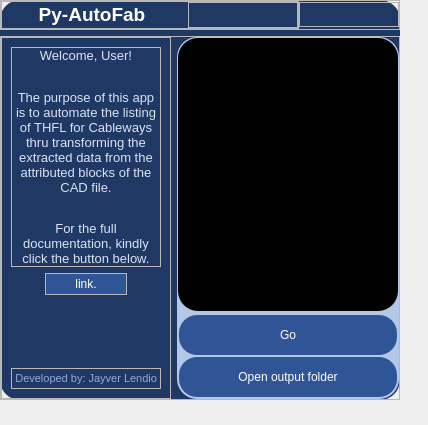
<?xml version="1.0" encoding="UTF-8"?>
<ui version="4.0">
 <class>MainWindow</class>
 <widget class="QMainWindow" name="MainWindow">
  <property name="geometry">
   <rect>
    <x>0</x>
    <y>0</y>
    <width>428</width>
    <height>425</height>
   </rect>
  </property>
  <property name="sizePolicy">
   <sizepolicy hsizetype="Preferred" vsizetype="Preferred">
    <horstretch>0</horstretch>
    <verstretch>0</verstretch>
   </sizepolicy>
  </property>
  <property name="minimumSize">
   <size>
    <width>0</width>
    <height>0</height>
   </size>
  </property>
  <property name="maximumSize">
   <size>
    <width>16777215</width>
    <height>16777215</height>
   </size>
  </property>
  <property name="windowTitle">
   <string>MainWindow</string>
  </property>
  <property name="styleSheet">
   <string notr="true"/>
  </property>
  <widget class="QWidget" name="frame_main">
   <property name="minimumSize">
    <size>
     <width>400</width>
     <height>400</height>
    </size>
   </property>
   <property name="maximumSize">
    <size>
     <width>400</width>
     <height>400</height>
    </size>
   </property>
   <property name="styleSheet">
    <string notr="true">QWidget#frame_main{
background-color: rgb(32, 56, 100);
color: rgb(255, 255, 255);
border-radius: 20px;	
}



QPushButton {
	background-color: #2F5597;
	border-radius: 18px;	
	padding: 5px;
	color: rgb(255, 255, 255);
}
 
QPushButton:hover {
	background-color: #ff00ff;
}
 

QPushButton:pressed {
	background-color: #ff007f;
}

QLabel{
	border: 0px;	
}


</string>
   </property>
   <layout class="QVBoxLayout" name="verticalLayout">
    <property name="leftMargin">
     <number>0</number>
    </property>
    <property name="topMargin">
     <number>0</number>
    </property>
    <property name="rightMargin">
     <number>0</number>
    </property>
    <property name="bottomMargin">
     <number>0</number>
    </property>
    <item>
     <widget class="QFrame" name="frm_header">
      <property name="sizePolicy">
       <sizepolicy hsizetype="Preferred" vsizetype="Fixed">
        <horstretch>0</horstretch>
        <verstretch>0</verstretch>
       </sizepolicy>
      </property>
      <property name="minimumSize">
       <size>
        <width>0</width>
        <height>30</height>
       </size>
      </property>
      <property name="maximumSize">
       <size>
        <width>16777215</width>
        <height>30</height>
       </size>
      </property>
      <property name="cursor">
       <cursorShape>SizeAllCursor</cursorShape>
      </property>
      <property name="layoutDirection">
       <enum>Qt::LeftToRight</enum>
      </property>
      <property name="frameShape">
       <enum>QFrame::StyledPanel</enum>
      </property>
      <property name="frameShadow">
       <enum>QFrame::Raised</enum>
      </property>
      <layout class="QGridLayout" name="gridLayout">
       <property name="leftMargin">
        <number>0</number>
       </property>
       <property name="topMargin">
        <number>0</number>
       </property>
       <property name="rightMargin">
        <number>0</number>
       </property>
       <property name="bottomMargin">
        <number>0</number>
       </property>
       <property name="spacing">
        <number>0</number>
       </property>
       <item row="0" column="0">
        <widget class="QFrame" name="frm_header_title">
         <property name="frameShape">
          <enum>QFrame::StyledPanel</enum>
         </property>
         <property name="frameShadow">
          <enum>QFrame::Raised</enum>
         </property>
         <layout class="QHBoxLayout" name="horizontalLayout_3">
          <property name="leftMargin">
           <number>0</number>
          </property>
          <property name="topMargin">
           <number>0</number>
          </property>
          <property name="rightMargin">
           <number>0</number>
          </property>
          <property name="bottomMargin">
           <number>0</number>
          </property>
          <item>
           <widget class="QLabel" name="title_header">
            <property name="font">
             <font>
              <pointsize>18</pointsize>
              <bold>true</bold>
             </font>
            </property>
            <property name="text">
             <string>&lt;html&gt;&lt;head/&gt;&lt;body&gt;&lt;p align=&quot;center&quot;&gt;&lt;span style=&quot; font-size:14pt; color:#ffffff;&quot;&gt;Py-AutoFab&lt;/span&gt;&lt;/p&gt;&lt;/body&gt;&lt;/html&gt;</string>
            </property>
           </widget>
          </item>
          <item>
           <widget class="QFrame" name="frm_dummy">
            <property name="maximumSize">
             <size>
              <width>110</width>
              <height>16777215</height>
             </size>
            </property>
            <property name="frameShape">
             <enum>QFrame::StyledPanel</enum>
            </property>
            <property name="frameShadow">
             <enum>QFrame::Raised</enum>
            </property>
           </widget>
          </item>
         </layout>
        </widget>
       </item>
       <item row="0" column="1" alignment="Qt::AlignVCenter">
        <widget class="QFrame" name="frm_header_buttons">
         <property name="maximumSize">
          <size>
           <width>100</width>
           <height>16777215</height>
          </size>
         </property>
         <property name="layoutDirection">
          <enum>Qt::LeftToRight</enum>
         </property>
         <property name="styleSheet">
          <string notr="true">
QPushButton {
	background-color: #203864;
	border-radius: 7px;	
	padding: 3px;
	selection-color: rgb(32, 56, 100);
}
 
QPushButton:hover {
	background-color: #ff00ff;
}
 

QPushButton:pressed {
	background-color: #ff007f;
}

QLabel{
	border: 0px;	
}</string>
         </property>
         <property name="frameShape">
          <enum>QFrame::StyledPanel</enum>
         </property>
         <property name="frameShadow">
          <enum>QFrame::Raised</enum>
         </property>
         <layout class="QHBoxLayout" name="horizontalLayout_2">
          <property name="spacing">
           <number>0</number>
          </property>
          <property name="leftMargin">
           <number>40</number>
          </property>
          <property name="topMargin">
           <number>3</number>
          </property>
          <property name="rightMargin">
           <number>0</number>
          </property>
          <property name="bottomMargin">
           <number>0</number>
          </property>
          <item alignment="Qt::AlignRight">
           <widget class="QPushButton" name="btn_minimize">
            <property name="maximumSize">
             <size>
              <width>30</width>
              <height>30</height>
             </size>
            </property>
            <property name="cursor">
             <cursorShape>PointingHandCursor</cursorShape>
            </property>
            <property name="text">
             <string/>
            </property>
            <property name="icon">
             <iconset>
              <normaloff>:/icons/images/svg_icons/icon_minimize.svg</normaloff>:/icons/images/svg_icons/icon_minimize.svg</iconset>
            </property>
           </widget>
          </item>
          <item alignment="Qt::AlignRight">
           <widget class="QPushButton" name="btn_close">
            <property name="maximumSize">
             <size>
              <width>30</width>
              <height>30</height>
             </size>
            </property>
            <property name="cursor">
             <cursorShape>PointingHandCursor</cursorShape>
            </property>
            <property name="text">
             <string/>
            </property>
            <property name="icon">
             <iconset>
              <normaloff>:/icons/images/svg_icons/icon_close.svg</normaloff>:/icons/images/svg_icons/icon_close.svg</iconset>
            </property>
           </widget>
          </item>
         </layout>
        </widget>
       </item>
      </layout>
     </widget>
    </item>
    <item>
     <widget class="QFrame" name="frm_body">
      <property name="minimumSize">
       <size>
        <width>0</width>
        <height>0</height>
       </size>
      </property>
      <property name="maximumSize">
       <size>
        <width>16777215</width>
        <height>16777215</height>
       </size>
      </property>
      <property name="frameShape">
       <enum>QFrame::StyledPanel</enum>
      </property>
      <property name="frameShadow">
       <enum>QFrame::Raised</enum>
      </property>
      <layout class="QHBoxLayout" name="horizontalLayout">
       <property name="leftMargin">
        <number>0</number>
       </property>
       <property name="topMargin">
        <number>0</number>
       </property>
       <property name="rightMargin">
        <number>0</number>
       </property>
       <property name="bottomMargin">
        <number>0</number>
       </property>
       <item>
        <widget class="QFrame" name="frm_left">
         <property name="sizePolicy">
          <sizepolicy hsizetype="Fixed" vsizetype="Preferred">
           <horstretch>0</horstretch>
           <verstretch>0</verstretch>
          </sizepolicy>
         </property>
         <property name="minimumSize">
          <size>
           <width>170</width>
           <height>0</height>
          </size>
         </property>
         <property name="frameShape">
          <enum>QFrame::StyledPanel</enum>
         </property>
         <property name="frameShadow">
          <enum>QFrame::Raised</enum>
         </property>
         <layout class="QVBoxLayout" name="verticalLayout_3">
          <item>
           <widget class="QFrame" name="frm_welcome">
            <property name="minimumSize">
             <size>
              <width>0</width>
              <height>0</height>
             </size>
            </property>
            <property name="maximumSize">
             <size>
              <width>16777215</width>
              <height>16777215</height>
             </size>
            </property>
            <property name="frameShape">
             <enum>QFrame::StyledPanel</enum>
            </property>
            <property name="frameShadow">
             <enum>QFrame::Raised</enum>
            </property>
            <layout class="QVBoxLayout" name="verticalLayout_4">
             <property name="spacing">
              <number>0</number>
             </property>
             <property name="leftMargin">
              <number>0</number>
             </property>
             <property name="topMargin">
              <number>0</number>
             </property>
             <property name="rightMargin">
              <number>0</number>
             </property>
             <property name="bottomMargin">
              <number>0</number>
             </property>
             <item>
              <widget class="QLabel" name="lbl_welcome">
               <property name="sizePolicy">
                <sizepolicy hsizetype="Ignored" vsizetype="Preferred">
                 <horstretch>0</horstretch>
                 <verstretch>0</verstretch>
                </sizepolicy>
               </property>
               <property name="minimumSize">
                <size>
                 <width>0</width>
                 <height>0</height>
                </size>
               </property>
               <property name="maximumSize">
                <size>
                 <width>16777215</width>
                 <height>16777215</height>
                </size>
               </property>
               <property name="styleSheet">
                <string notr="true">color: rgb(218, 227, 243);</string>
               </property>
               <property name="text">
                <string>&lt;html&gt;&lt;head/&gt;&lt;body&gt;&lt;p align=&quot;center&quot;&gt;&lt;span style=&quot; font-family:'Calibri'; font-size:10pt; color:#dae3f3;&quot;&gt;Welcome, User!&lt;/span&gt;&lt;/p&gt;&lt;p align=&quot;center&quot;&gt;&lt;span style=&quot; font-size:10pt; color:#dae3f3;&quot;&gt;&lt;br/&gt;&lt;/span&gt;&lt;span style=&quot; font-family:'Calibri'; font-size:10pt; color:#dae3f3;&quot;&gt;The purpose of this app is to automate the listing of THFL for Cableways thru transforming the extracted data from the attributed blocks of the CAD file.&lt;/span&gt;&lt;span style=&quot; color:#dae3f3;&quot;&gt;&lt;br/&gt;&lt;/span&gt;&lt;/p&gt;&lt;p align=&quot;center&quot;&gt;&lt;span style=&quot; font-family:'Calibri'; font-size:10pt; color:#dae3f3;&quot;&gt;For the full documentation, kindly click the button below.&lt;/span&gt;&lt;/p&gt;&lt;/body&gt;&lt;/html&gt;</string>
               </property>
               <property name="wordWrap">
                <bool>true</bool>
               </property>
              </widget>
             </item>
            </layout>
           </widget>
          </item>
          <item alignment="Qt::AlignHCenter|Qt::AlignVCenter">
           <widget class="QFrame" name="frm_link_btn">
            <property name="sizePolicy">
             <sizepolicy hsizetype="Preferred" vsizetype="Preferred">
              <horstretch>0</horstretch>
              <verstretch>0</verstretch>
             </sizepolicy>
            </property>
            <property name="frameShape">
             <enum>QFrame::StyledPanel</enum>
            </property>
            <property name="frameShadow">
             <enum>QFrame::Raised</enum>
            </property>
            <layout class="QVBoxLayout" name="verticalLayout_5">
             <property name="leftMargin">
              <number>0</number>
             </property>
             <property name="topMargin">
              <number>0</number>
             </property>
             <property name="rightMargin">
              <number>0</number>
             </property>
             <property name="bottomMargin">
              <number>0</number>
             </property>
             <item>
              <widget class="QPushButton" name="btn_docum_link">
               <property name="sizePolicy">
                <sizepolicy hsizetype="Fixed" vsizetype="Fixed">
                 <horstretch>0</horstretch>
                 <verstretch>0</verstretch>
                </sizepolicy>
               </property>
               <property name="minimumSize">
                <size>
                 <width>80</width>
                 <height>20</height>
                </size>
               </property>
               <property name="maximumSize">
                <size>
                 <width>40</width>
                 <height>20</height>
                </size>
               </property>
               <property name="cursor">
                <cursorShape>PointingHandCursor</cursorShape>
               </property>
               <property name="styleSheet">
                <string notr="true">QPushButton#btn_docum_link {
	background-color: #2F5597;
	border-radius: 8px;	
	padding: 2px;
	color: rgb(255, 255, 255);
}


QPushButton:hover#btn_docum_link {
	background-color: #ff00ff;
}
 

QPushButton:pressed#btn_docum_link{
	background-color: #ff007f;
}



color: rgb(218, 227, 243);</string>
               </property>
               <property name="text">
                <string>link.</string>
               </property>
              </widget>
             </item>
            </layout>
           </widget>
          </item>
          <item>
           <widget class="QFrame" name="frm_status">
            <property name="maximumSize">
             <size>
              <width>16777215</width>
              <height>0</height>
             </size>
            </property>
            <property name="styleSheet">
             <string notr="true">color: rgb(255, 255, 255);</string>
            </property>
            <property name="frameShape">
             <enum>QFrame::StyledPanel</enum>
            </property>
            <property name="frameShadow">
             <enum>QFrame::Raised</enum>
            </property>
            <layout class="QVBoxLayout" name="verticalLayout_8">
             <item>
              <widget class="QLabel" name="label_2">
               <property name="text">
                <string>Input Verification</string>
               </property>
              </widget>
             </item>
             <item>
              <widget class="QLabel" name="label_3">
               <property name="text">
                <string>Tray &amp; Bracket</string>
               </property>
              </widget>
             </item>
             <item>
              <widget class="QLabel" name="label_5">
               <property name="text">
                <string>Hanger</string>
               </property>
              </widget>
             </item>
             <item>
              <widget class="QLabel" name="label_4">
               <property name="text">
                <string>Merging</string>
               </property>
              </widget>
             </item>
             <item>
              <widget class="QLabel" name="label">
               <property name="text">
                <string>THFL</string>
               </property>
              </widget>
             </item>
             <item>
              <widget class="QLabel" name="label_7">
               <property name="text">
                <string>Material List</string>
               </property>
              </widget>
             </item>
            </layout>
           </widget>
          </item>
          <item>
           <widget class="QFrame" name="frm_verif">
            <property name="maximumSize">
             <size>
              <width>16777215</width>
              <height>0</height>
             </size>
            </property>
            <property name="styleSheet">
             <string notr="true">color: rgb(255, 255, 255);</string>
            </property>
            <property name="frameShape">
             <enum>QFrame::StyledPanel</enum>
            </property>
            <property name="frameShadow">
             <enum>QFrame::Raised</enum>
            </property>
            <layout class="QVBoxLayout" name="verticalLayout_9">
             <item>
              <widget class="QLabel" name="lbl_verification_return">
               <property name="text">
                <string>Input Verification Return</string>
               </property>
               <property name="alignment">
                <set>Qt::AlignCenter</set>
               </property>
               <property name="wordWrap">
                <bool>true</bool>
               </property>
              </widget>
             </item>
            </layout>
           </widget>
          </item>
          <item>
           <spacer name="verticalSpacer">
            <property name="orientation">
             <enum>Qt::Vertical</enum>
            </property>
            <property name="sizeHint" stdset="0">
             <size>
              <width>20</width>
              <height>212</height>
             </size>
            </property>
           </spacer>
          </item>
          <item>
           <widget class="QFrame" name="frm_footer">
            <property name="sizePolicy">
             <sizepolicy hsizetype="Preferred" vsizetype="Fixed">
              <horstretch>0</horstretch>
              <verstretch>0</verstretch>
             </sizepolicy>
            </property>
            <property name="frameShape">
             <enum>QFrame::StyledPanel</enum>
            </property>
            <property name="frameShadow">
             <enum>QFrame::Raised</enum>
            </property>
            <layout class="QVBoxLayout" name="verticalLayout_6">
             <property name="leftMargin">
              <number>3</number>
             </property>
             <property name="topMargin">
              <number>3</number>
             </property>
             <property name="rightMargin">
              <number>3</number>
             </property>
             <property name="bottomMargin">
              <number>3</number>
             </property>
             <item>
              <widget class="QLabel" name="lbl_footer">
               <property name="styleSheet">
                <string notr="true">color: rgb(143, 170, 220);</string>
               </property>
               <property name="text">
                <string>&lt;html&gt;&lt;head/&gt;&lt;body&gt;&lt;p align=&quot;right&quot;&gt;&lt;span style=&quot; font-size:8pt;&quot;&gt;Developed by: Jayver Lendio&lt;/span&gt;&lt;/p&gt;&lt;/body&gt;&lt;/html&gt;</string>
               </property>
              </widget>
             </item>
            </layout>
           </widget>
          </item>
         </layout>
        </widget>
       </item>
       <item>
        <widget class="QFrame" name="frm_right">
         <property name="styleSheet">
          <string notr="true">QFrame {
	/*border: 1px solid #B4C7E7;*/
    border-radius: 20px;
   	padding: 1px;
	background-color: #B4C7E7;

}

</string>
         </property>
         <property name="frameShape">
          <enum>QFrame::StyledPanel</enum>
         </property>
         <property name="frameShadow">
          <enum>QFrame::Raised</enum>
         </property>
         <property name="lineWidth">
          <number>0</number>
         </property>
         <layout class="QVBoxLayout" name="verticalLayout_2">
          <property name="spacing">
           <number>3</number>
          </property>
          <property name="sizeConstraint">
           <enum>QLayout::SetDefaultConstraint</enum>
          </property>
          <property name="leftMargin">
           <number>0</number>
          </property>
          <property name="topMargin">
           <number>0</number>
          </property>
          <property name="rightMargin">
           <number>0</number>
          </property>
          <property name="bottomMargin">
           <number>0</number>
          </property>
          <item>
           <widget class="QFrame" name="frm_gif">
            <property name="sizePolicy">
             <sizepolicy hsizetype="Preferred" vsizetype="Preferred">
              <horstretch>0</horstretch>
              <verstretch>0</verstretch>
             </sizepolicy>
            </property>
            <property name="minimumSize">
             <size>
              <width>0</width>
              <height>0</height>
             </size>
            </property>
            <property name="maximumSize">
             <size>
              <width>16777215</width>
              <height>16777215</height>
             </size>
            </property>
            <property name="acceptDrops">
             <bool>true</bool>
            </property>
            <property name="layoutDirection">
             <enum>Qt::LeftToRight</enum>
            </property>
            <property name="styleSheet">
             <string notr="true">
background-color: rgb(0, 0, 0);
border-color: #B4C7E7;</string>
            </property>
            <property name="frameShape">
             <enum>QFrame::StyledPanel</enum>
            </property>
            <property name="frameShadow">
             <enum>QFrame::Plain</enum>
            </property>
            <layout class="QVBoxLayout" name="gif_layout">
             <property name="spacing">
              <number>0</number>
             </property>
             <property name="leftMargin">
              <number>0</number>
             </property>
             <property name="topMargin">
              <number>0</number>
             </property>
             <property name="rightMargin">
              <number>0</number>
             </property>
             <property name="bottomMargin">
              <number>0</number>
             </property>
            </layout>
           </widget>
          </item>
          <item>
           <widget class="QFrame" name="frm_button">
            <property name="sizePolicy">
             <sizepolicy hsizetype="Preferred" vsizetype="Fixed">
              <horstretch>0</horstretch>
              <verstretch>0</verstretch>
             </sizepolicy>
            </property>
            <property name="styleSheet">
             <string notr="true"/>
            </property>
            <property name="frameShape">
             <enum>QFrame::StyledPanel</enum>
            </property>
            <property name="frameShadow">
             <enum>QFrame::Raised</enum>
            </property>
            <layout class="QVBoxLayout" name="verticalLayout_7">
             <property name="spacing">
              <number>2</number>
             </property>
             <property name="leftMargin">
              <number>0</number>
             </property>
             <property name="topMargin">
              <number>0</number>
             </property>
             <property name="rightMargin">
              <number>0</number>
             </property>
             <property name="bottomMargin">
              <number>0</number>
             </property>
             <item alignment="Qt::AlignBottom">
              <widget class="QPushButton" name="btn_run">
               <property name="minimumSize">
                <size>
                 <width>0</width>
                 <height>40</height>
                </size>
               </property>
               <property name="cursor">
                <cursorShape>PointingHandCursor</cursorShape>
               </property>
               <property name="styleSheet">
                <string notr="true"/>
               </property>
               <property name="text">
                <string>Go</string>
               </property>
               <property name="flat">
                <bool>true</bool>
               </property>
              </widget>
             </item>
             <item>
              <widget class="QPushButton" name="btn_open_folder">
               <property name="minimumSize">
                <size>
                 <width>0</width>
                 <height>40</height>
                </size>
               </property>
               <property name="cursor">
                <cursorShape>PointingHandCursor</cursorShape>
               </property>
               <property name="styleSheet">
                <string notr="true"/>
               </property>
               <property name="text">
                <string>Open output folder</string>
               </property>
               <property name="flat">
                <bool>true</bool>
               </property>
              </widget>
             </item>
            </layout>
           </widget>
          </item>
         </layout>
        </widget>
       </item>
      </layout>
     </widget>
    </item>
   </layout>
  </widget>
 </widget>
 <resources>
  <include location="../resources.qrc"/>
 </resources>
 <connections/>
</ui>
